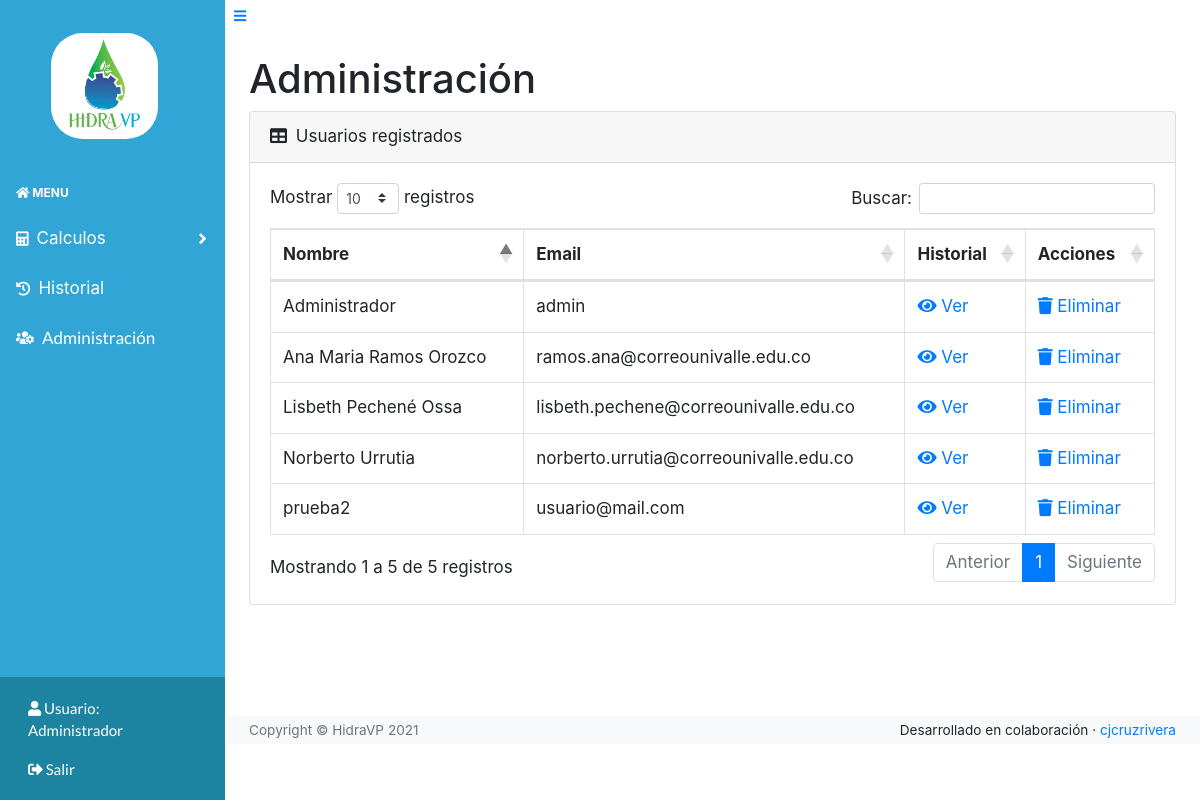
Page /admin (signed in) on the earlier database version.
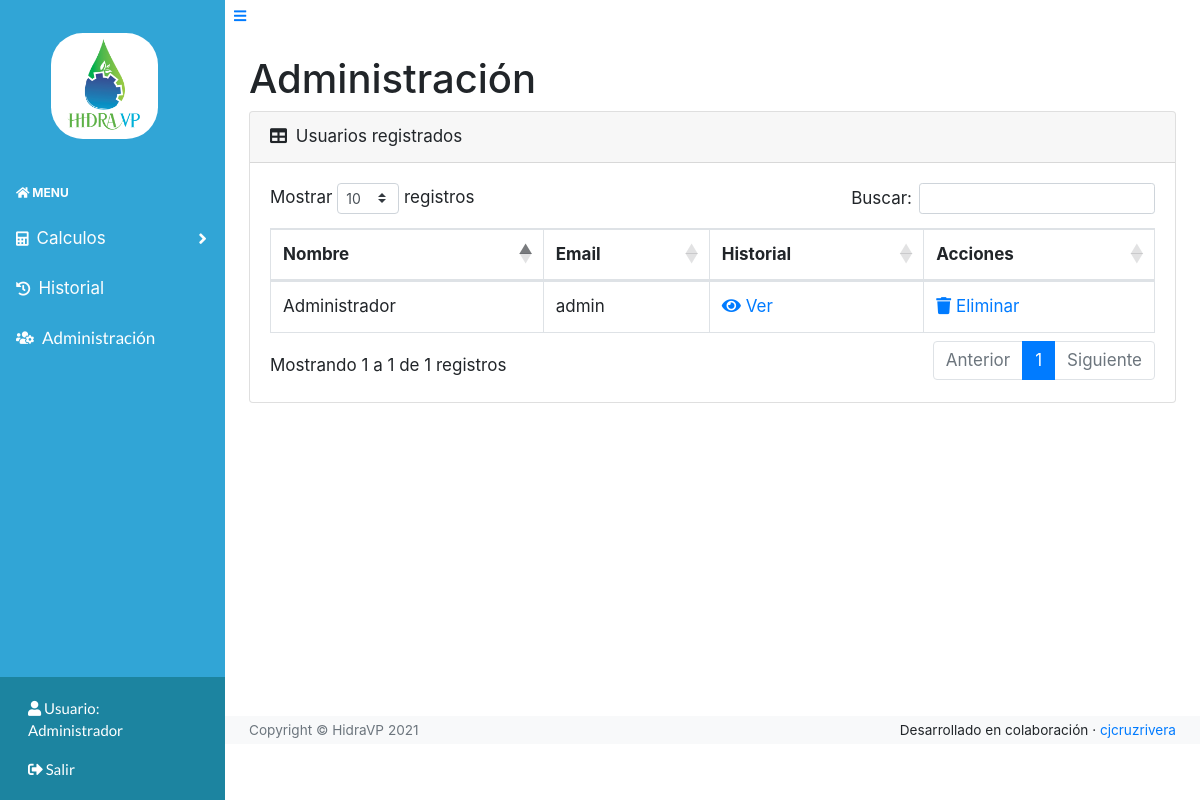
Same page on the later database version.
### models.py (models this page shows)
class User(UserMixin, db.Model):
    id = db.Column(db.Integer, primary_key=True) # primary keys are required by SQLAlchemy
    email = db.Column(db.String(100), unique=True)
    password = db.Column(db.String(100))
    name = db.Column(db.String(1000))
    isAdmin = db.Column(db.Boolean, default=False)

### main.py (the view)
@main.route('/admin')
@login_required
def admin():
    users = User.query.order_by(User.id).all()
    return render_template('admin.html', isAdmin=current_user.isAdmin, usuarios=users)

### __init__.py (called while the page is built)
def create_app():
    app = Flask(__name__)
    app.config['SECRET_KEY'] = '\x08\x1b\x83\xc1\x1dq\xb0\x9b\xeb\xdf\x0bY\xa4N\xbb\xa9\xf4\x7fG\xdd\xc9\xab\x15\xe4'
    app.config['SQLALCHEMY_DATABASE_URI'] = 'sqlite:///db.sqlite'
    app.config['SQLALCHEMY_TRACK_MODIFICATIONS'] = False
    app.config['LOGIN_DISABLED'] = False
    app.config['TESTING'] = False
    db.init_app(app)
    login_manager = LoginManager()
    login_manager.login_view = 'auth.login'
    login_manager.init_app(app)
    from .models import User
    @login_manager.user_loader
    def load_user(user_id):
        return User.query.get(int(user_id))
    from .auth import auth as auth_blueprint
    app.register_blueprint(auth_blueprint)
    from .main import main as main_blueprint
    app.register_blueprint(main_blueprint)
    return app

### templates/admin.html (shortened to what this page needs)
{% extends "base.html" %}
{% block extraCss %}
<link rel="stylesheet" href="/static/assets/css/Ultimate-Sidebar-Menu.css">
<link href="https://cdn.datatables.net/1.10.20/css/dataTables.bootstrap4.min.css" rel="stylesheet"
 />
{% endblock %}
{% block content %}
<h1 class="mt-4">Administración</h1>
<div class="card mb-4">
    <div class="card-header">
        <i class="fas fa-table mr-1"></i>
        Usuarios registrados
    </div>
    <div class="card-body">
        <div class="table-responsive">
            <table class="table table-bordered" id="dataTable" width="100%" cellspacing="0">
                <thead>
                    <tr>
                        <th>Nombre</th>
                        <th>Email</th>
                        <th>Historial</th>
                        <th>Acciones</th>
                    </tr>
                </thead>
                <tbody>
                    {% if usuarios %}
                    {% for usuario in usuarios %}
                    <tr>
                        <td>{{usuario.name}}</td>
                        <td>{{usuario.email}}</td>
                        <td><a href="historial/{{usuario.id}}"><i class="fas fa-eye"></i> Ver</a></td>
                        <td><a href="#" onclick="deleteUser({{usuario.id}}, '{{usuario.name}}')"><i class="fas fa-trash"></i> Eliminar</a></td>
                    </tr>
                    {% endfor %}
                    {% endif %}
                </tbody>
            </table>
        </div>
    </div>
</div>
{% endblock %}

### templates/base.html (shortened to what the changed rows need)
<!DOCTYPE html>
<html lang="es">
<head>
    <link rel="stylesheet" href="/static/assets/bootstrap/css/bootstrap.min.css">
    <link rel="stylesheet" href="https://use.fontawesome.com/releases/v5.3.1/css/all.css"
>
    <link rel="stylesheet" href="/static/assets/css/styles.css">
    {% block extraCss %}{% endblock %}
</head>
<body class="sb-nav-fixed" style="font-size: 17px;">
    {% block navbar %}
    <div id="layoutSidenav">
        <div id="layoutSidenav_nav">
            <nav class="sb-sidenav accordion sb-sidenav-light" id="sidenavAccordion">
                <div class="sb-sidenav-footer" style="font-size: 15px;">
                    <a style="font-family: Lato, sans-serif;color: #ffffff;" href="{{ url_for('main.profile') }}"
                        class="nav-link">
                        <i class="fas fa-user"></i>
                        Usuario: <br>
                        {% if current_user.is_authenticated %}
                        {{current_user.name}}
                        {% else %}
                        No registrado
                        {% endif %}
                    </a>
                    {% if current_user.is_authenticated %}
                    <a style="font-family: Lato, sans-serif;color: #ffffff;" href="{{ url_for('auth.logout') }}"
                        class="nav-link">
                        {% else %}
                        <a style="font-family: Lato, sans-serif;color: #ffffff;" href="{{ url_for('auth.login') }}"
                            class="nav-link">
                            {% endif %}
                            {% if current_user.is_authenticated %}
                            <i class="fas fa-sign-out-alt"></i>
                            Salir
                            {% else %}
                            <i class="fas fa-sign-in-alt"></i>
                            Ingresar
                            {% endif %}
                        </a>
                </div>
            </nav>
        </div>
        {% endblock %}
        <div id="layoutSidenav_content">
            <main>
                {% block typeContainer %}
                <div class="container-fluid">
                    {% endblock %}
                    {% block content %}
                    {% endblock %}
                </div>
            </main>
        </div>
</body>
</html>

Differences in the rows shown:
removed User: name "prueba2", email "usuario@mail.com"
removed User: name "Ana Maria Ramos Orozco", email "ramos.ana@correounivalle.edu.co"
removed User: name "Lisbeth Pechené Ossa", email "lisbeth.pechene@correounivalle.edu.co"
removed User: name "Norberto Urrutia", email "norberto.urrutia@correounivalle.edu.co"
Other differences:
text written by a page script: "Mostrar registros Buscar: Mostrando 1 a 5 de 5 registros Anterior 1 Siguiente" → "Mostrar registros Buscar: Mostrando 1 a 1 de 1 registros Anterior 1 Siguiente"
